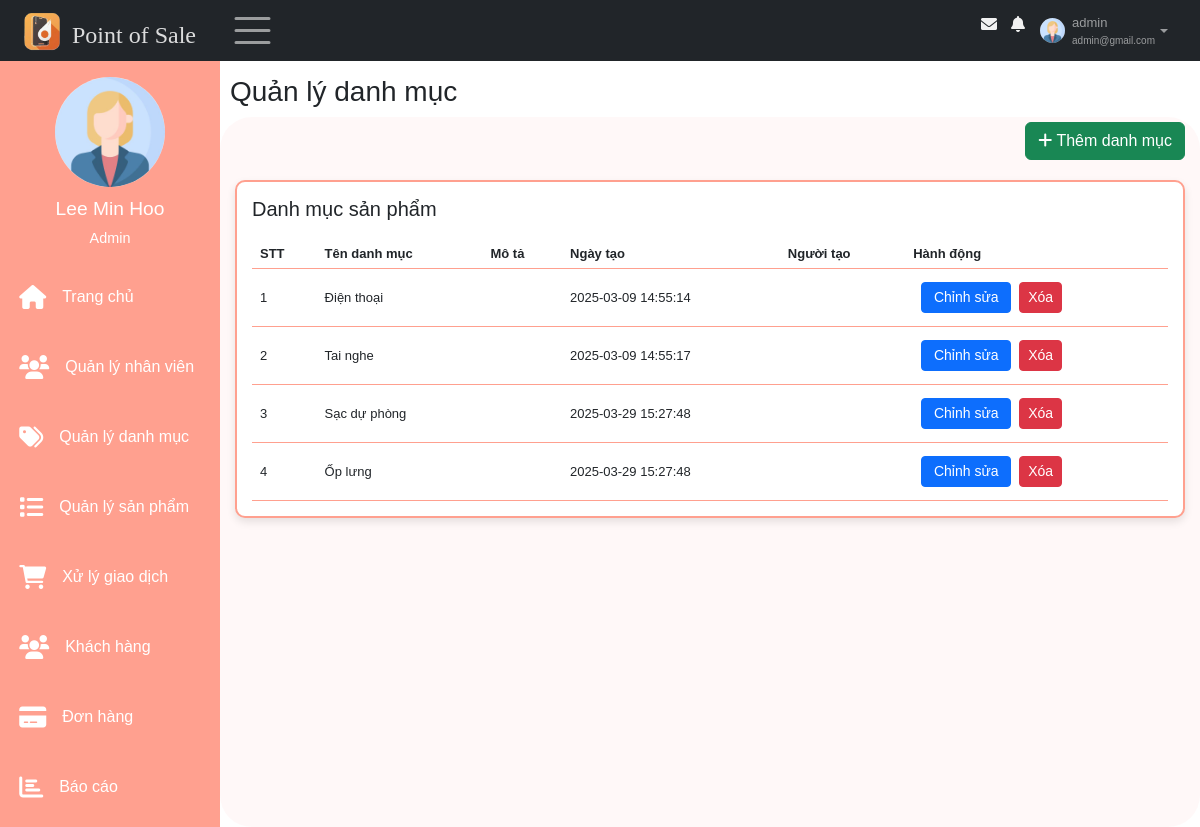
Before: /views/index.php?sidebar=quanlydanhmuc (signed in) with the older database file.
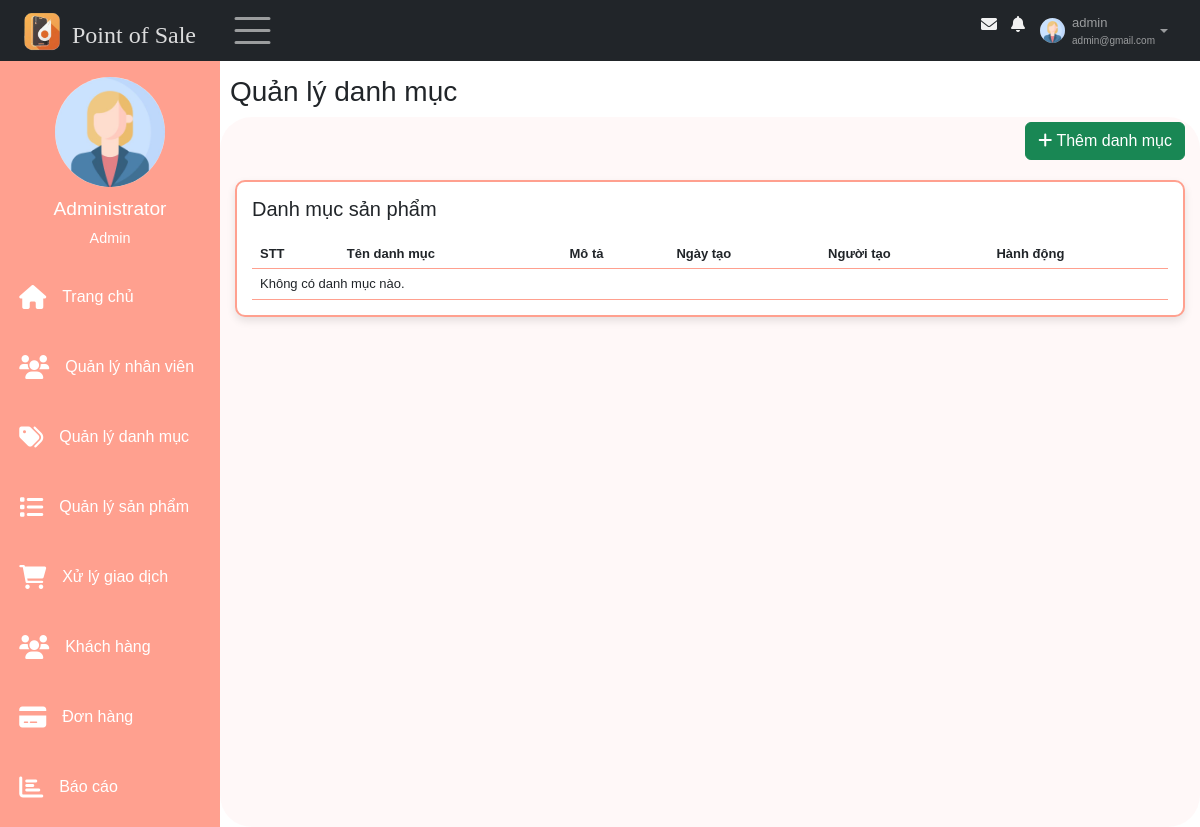
After: the same page with the newer database file.
### tables this page shows
CREATE TABLE `taikhoan` (
  `id` int(11) NOT NULL,
  `id_nhanvien` int(11) NOT NULL,
  `username` varchar(30) NOT NULL,
  `password` varchar(30) NOT NULL,
  `role` enum('Admin','Nhân viên') NOT NULL,
  `trangthai_hd` tinyint(1) NOT NULL,
  `activate_token` varchar(10) DEFAULT NULL,
  `expire_time` int(11) DEFAULT NULL,
  `pass_changed` tinyint(1) DEFAULT NULL,
  `trangthai_khoa` tinyint(1) NOT NULL DEFAULT 0
);

CREATE TABLE `nhanvien` (
  `id` int(11) NOT NULL,
  `hoten` varchar(50) NOT NULL,
  `email` varchar(100) NOT NULL,
  `gioitinh` enum('Nữ','Nam') DEFAULT NULL,
  `sdt` varchar(11) DEFAULT NULL,
  `ngaysinh` date DEFAULT NULL,
  `diachi` varchar(100) DEFAULT NULL,
  `img` varchar(50) DEFAULT NULL
);

CREATE TABLE `danhmucsp` (
  `id` int(11) NOT NULL,
  `tendm` varchar(50) NOT NULL,
  `mota` varchar(100) DEFAULT NULL,
  `ngaytao` timestamp NOT NULL DEFAULT current_timestamp(),
  `id_nguoitao` int(11) DEFAULT NULL
);

### models/quanlyhoso/getProfileNV.php (called while the page is built, shortened)
<?php
    $conn = connectDB();
    if (isset($_GET["id_detail"])) {
        $id = $_GET["id_detail"];
    } else {
        $id = $_SESSION["id"];
    }
    if(empty($_SESSION["id"])) {
        header("Location: ../index.php");
        exit();
    }else{
        $sql = "SELECT nhanvien.*, taikhoan.trangthai_khoa, taikhoan.role FROM nhanvien, taikhoan WHERE nhanvien.id = taikhoan.id_nhanvien AND nhanvien.id =" . $id;
    }
    $result = $conn->query($sql);
    if ($result->num_rows > 0) {
        $row = $result->fetch_assoc();
        $profile_name =  $row["hoten"]??"";
        $profile_img = $row["img"]??"";
    }
?>

### models/danhmuc_sanpham/permission.php (called while the page is built, shortened)
<?php
function isAdmin() {
    return isset($_SESSION["role"]) && $_SESSION["role"] == "Admin";
}
function canManageCategories() {
    return isAdmin();
}
?>

### models/danhmuc_sanpham/ShowCatalog.php (the view, shortened to what the changed rows need)
<?php
include_once('permission.php');
$conn = connectDB();
$sql = "SELECT danhmucsp.id, danhmucsp.tendm, danhmucsp.mota, danhmucsp.ngaytao, taikhoan.username
        FROM danhmucsp
        LEFT JOIN taikhoan ON danhmucsp.id_nguoitao = taikhoan.id";
$result = $conn->query($sql);
$stt = 1;
if ($result->num_rows > 0) {
    while ($row = $result->fetch_assoc()) {
        echo "<tr data-id='{$row["id"]}'>";
        echo "<td>" . $stt++ . "</td>";
        echo "<td>" . $row["tendm"] . "</td>";
        echo "<td>" . $row["mota"] . "</td>";
        echo "<td>" . $row["ngaytao"] . "</td>";
        echo "<td>" . $row["username"] . "</td>";
        if (canManageCategories()) {
            echo "<td>
                <div class='action-buttons' style ='display: flex; align-items: center; '>
                    <a href='#' class='btn btn-sm btn-primary edit-btn'
                        data-id='" . htmlspecialchars($row["id"], ENT_QUOTES) . "'
                        data-tendm='" . htmlspecialchars($row["tendm"], ENT_QUOTES) . "'
                        data-mota='" . htmlspecialchars($row["mota"], ENT_QUOTES) . "'
                        data-ngaytao='" . $row["ngaytao"] . "'>Chỉnh sửa</a>
                    <a href='#' class='btn btn-sm btn-danger delete-btn'
                        data-id='" . htmlspecialchars($row["id"], ENT_QUOTES) . "'>Xóa</a>
                </div>
                </td>";
        }
        echo "</tr>";
    }
} else {
    $colspan = canManageCategories() ? 6 : 5;
    echo "<tr><td colspan='$colspan'>Không có danh mục nào.</td></tr>";
}
?>

### views/pages/nav.php (shortened to what the changed rows need)
<nav class="navbar navbar-expand-sm bg-dark navbar-dark fixed-top" id="nav">
    <div class="container-fluid">
        <div class="leftnav justify-content-start">
            <a class="logo navbar-brand" href="index.php" data-bs-toggle="tooltip"  title="Về trang chủ">
                <img src="../images/logo.ico" alt="Logo" style="width:40px;" >
                <h4>Point of Sale</h4>
            </a>
            <div class="openclose"><span class="navbar-toggler-icon" style="font-size:30px;cursor:pointer" onclick="open_closeNav() " class = "las la-bars"></span>  </div>
        </div>
        <div class="rightnav justify-content-end">
            <ul  class=" navbar-nav" >
                <li class="nav-item">
                    <a  href="#">
                    <span class = "fa fa-fw fa-envelope"></span>
                    </a></li>
                <li class="nav-item">
                    <a  href="#">
                    <span class = "fa fa-bell"></span>
                    </a></li>
                <li class="nav-item dropdown">
                        <a id="nav-user" class="nav-link dropdown-toggle" href="#" role="button" data-bs-toggle="dropdown">
                            <img id="nav-avatar" src = "../models/quanlyhoso/imagesNV/<?=$profile_img?>" height = "30px"  width = "30px" alt = "Avatar">
                            <div class="infor">
                                <p id ="user"><?= $_SESSION["username"]?></p>
                                <p id="email"><?= $_SESSION["email"]?></p>
                            </div>
                        </a>
                </li>
            </ul>
        </div>
    </div>
</nav>

### views/pages/main/sidebar.php (shortened to what the changed rows need)
<div class="sidebar"  id="mySidebar" >
    <div class="sidebar-user">
        <img src="../models/quanlyhoso/imagesNV/<?=$profile_img?>" height = "70px"  width = "70px" alt = "">
            <div>
                <h3><?=$profile_name?></h3>
                <span><?=$_SESSION['role']?></span>
        </div>
    </div>
    <div class="sidebar-menu">
        <ul >
            <li class="item">
                <a class="link" href="index.php">
                    <span class = "fa fa-home"></span>
                    <p class="item-sidebar">Trang chủ</p>
                </a>
            </li>
            <?php
                if ($_SESSION['role'] == 'Admin') {
                    ?>
                    <li class="item">
                        <a class="link" href="index.php?sidebar=quanlynhanvien">
                            <span class = "fa fa-users"></span>
                            <p class="item-sidebar">Quản lý nhân viên</p>
                        </a>
                    </li>
                <?php
            }?>
            <li class="item">
                <a class="link" href="index.php?sidebar=quanlydanhmuc">
                    <span class = "fa fa-tags"></span>
                    <p class="item-sidebar">Quản lý danh mục</p>
                </a>
            </li>
            <li class="item">
                <a class="link" href="index.php?sidebar=quanlysanpham">
                    <span class = "fa fa-list"></span>
                    <p class="item-sidebar">Quản lý sản phẩm</p>
                </a>
            </li>
            <li class="item">
                <a class="link" href="index.php?sidebar=giaodich">
                    <span class = "fa fa-shopping-cart"></span>
                    <p class="item-sidebar">Xử lý giao dịch</p>
                </a>
            </li>
            <li class="item">
                <a class="link" href="index.php?sidebar=khachhang">
                    <span class = "fa fa-users"></span>
                    <p class="item-sidebar">Khách hàng</p>
                </a>
            </li>
            <li class="item">
                <a class="link" href="index.php?sidebar=donhang">
                    <span class = "fa fa-credit-card"></span>
                    <p class="item-sidebar">Đơn hàng</p>
                </a>
            </li>
            <li class="item">
                <a class="link" href="index.php?sidebar=baocao">
                    <span class = "fa fa-bar-chart"></span>
                    <p class="item-sidebar">Báo cáo</p>
                </a>
            </li>
            <br>
        </ul>
    </div>
</div>

Changed rows visible on the page:
removed danhmucsp: tendm "Điện thoại", ngaytao "2025-03-09 14:55:14"
removed danhmucsp: tendm "Tai nghe", ngaytao "2025-03-09 14:55:17"
removed danhmucsp: tendm "Sạc dự phòng", ngaytao "2025-03-29 15:27:48"
removed danhmucsp: tendm "Ốp lưng", ngaytao "2025-03-29 15:27:48"
changed through a linked row, taikhoan: id_nhanvien.hoten "Lee Min Hoo" → "Administrator"
Other visible differences:
text now shown: "Không có danh mục nào."
